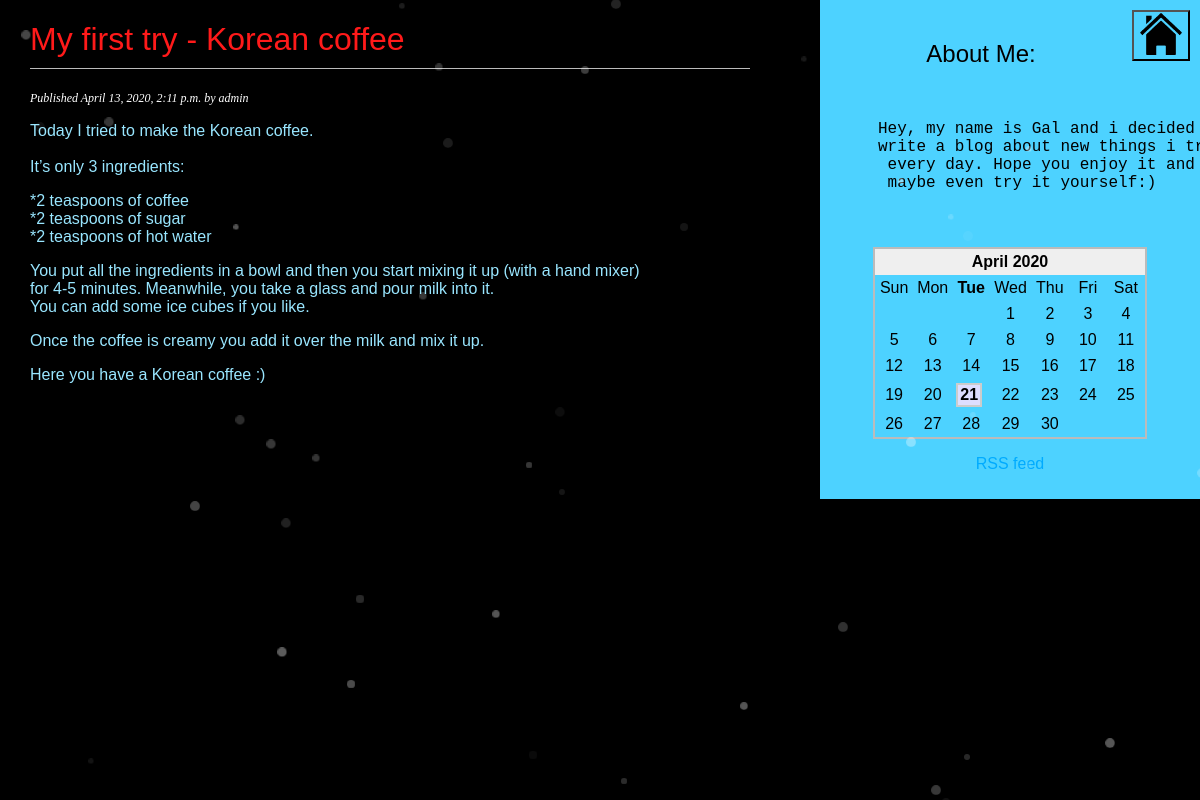
Screenshot of /2020/4/13/Korean-coffee/ with the database file from the repository.
### blog/models.py (models this page shows, shortened)
class Post(models.Model):
   STATUS_CHOICES = (
       ('draft', 'Draft'),
       ('published', 'Published'),
   )
   title = models.CharField(max_length=250)
   slug = models.SlugField(max_length=250,
                           unique_for_date='publish')
   author = models.ForeignKey(User,
                              on_delete=models.CASCADE,
                              related_name='blog_posts')
   body = models.TextField()
   publish = models.DateTimeField(default=timezone.now)
   created = models.DateTimeField(auto_now_add=True)
   updated = models.DateTimeField(auto_now=True)
   status = models.CharField(max_length=10,
                             choices=STATUS_CHOICES,
                             default='draft')
   objects = models.Manager() # The default manager.
   published = PublishedManager() # The custom manager.
   class Meta:
       ordering = ('-publish',)

### blog/views.py (the view)
def post_detail(request, year, month, day, post):
   post = get_object_or_404(Post, slug=post,
                                  status='published',
                                  publish__year=year,
                                  publish__month=month,
                                  publish__day=day)
   return render(request,
                 'blog/post_detail.html',
                 {'post': post})

### blog/templates/blog/post_detail.html (shortened to what this page needs)
{% extends "base.html" %}
{% block content %}
 <h1 style="color:#ff1a1a">{{ post.title }}</h1>
 <p class="date" style="color:#FFFFFF">
   Published {{ post.publish }} by {{ post.author }}
 </p>
 {{ post.body|linebreaks }}
{% endblock %}

### blog/static/css/blog.css (style rules this page uses)
body { margin:0; padding:0; font-family:helvetica, sans-serif; }
h1 { font-weight:normal; border-bottom:1px solid #bbb; padding:0 0 10px 0; }
p.date { color:#ccc; font-family: georgia, serif; font-size: 12px; font-style: italic; }
p, h2, h1, span { font-family: "Comic Sans MS", cursive, sans-serif; }

### rows the page displays
Post: title "My first try - Korean coffee", publish "April 13, 2020, 2:11 p.m.", author "admin", body "Today I tried to make the Korean coffee. It’s only 3 ingredients: *2 teaspoons of coffee *2 teaspoons of sugar *2 teaspoons of hot water You put all the ingredients in a bowl and then you start mixing it up (with a hand mixer) for 4-5 minutes. Meanwhile, you take a glass and pour milk into it. You can add some ice cubes if you like. Once the coffee is creamy you add it over the milk and mix it up. Here you have a Korean coffee :)"
